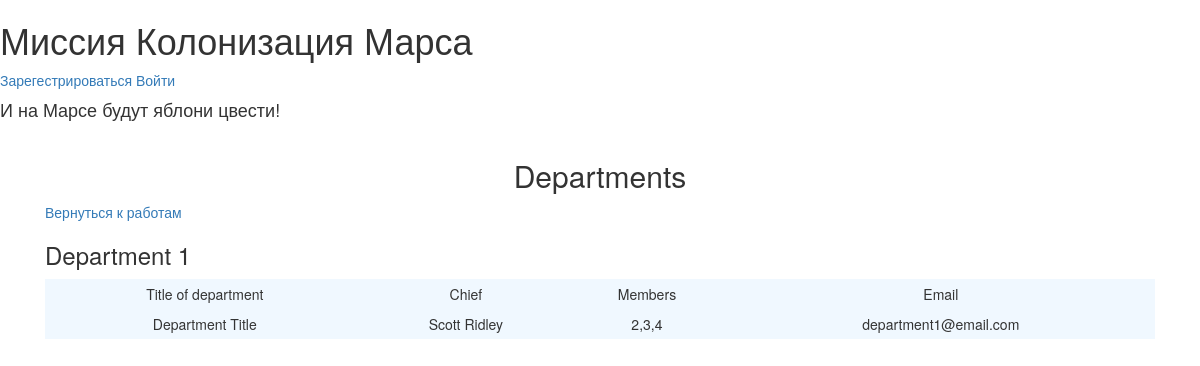
The app's page /departament with its own data.
### data/dapartament.py (models this page shows)
class Department(SqlAlchemyBase, SerializerMixin):
    __tablename__ = 'department'
    id = sa.Column(sa.Integer, primary_key=True, autoincrement=True)
    title = sa.Column(sa.String)
    chief_id = sa.Column(sa.Integer, sa.ForeignKey("users.id"))
    chief = sa.orm.relationship('User')
    members = sa.Column(sa.String)
    email = sa.Column(sa.String)

### data/users.py (models this page shows, shortened)
class User(SqlAlchemyBase, UserMixin, SerializerMixin):
    __tablename__ = 'users'
    id = sqlalchemy.Column(sqlalchemy.Integer,
                           primary_key=True, autoincrement=True)
    surname = sqlalchemy.Column(sqlalchemy.String, nullable=True)
    name = sqlalchemy.Column(sqlalchemy.String, nullable=True)
    age = sqlalchemy.Column(sqlalchemy.Integer, nullable=True)
    position = sqlalchemy.Column(sqlalchemy.String, nullable=True)
    speciality = sqlalchemy.Column(sqlalchemy.String, nullable=True)
    address = sqlalchemy.Column(sqlalchemy.String, nullable=True)
    email = sqlalchemy.Column(sqlalchemy.String,
                              index=True, unique=True, nullable=True)
    hashed_password = sqlalchemy.Column(sqlalchemy.String, nullable=True)
    modified_date = sqlalchemy.Column(sqlalchemy.DateTime,
                                      default=datetime.datetime.now)
    city = sqlalchemy.Column(sqlalchemy.String, nullable=True)

### main.py (the view)
@app.route('/departament')
def departments():
    db_sess = db_session.create_session()
    departments = db_sess.query(Department).all()
    return render_template('departament.html', title='Департаменты', departments=departments)

### data/db_session.py (called while the page is built)
def create_session() -> Session:
    global __factory
    return __factory()

### templates/departament.html (shortened to what this page needs)
{% extends "base.html" %}
{% block content %}
    <h2 align="center">Departments</h2>
    <div class="edit_jobs">
        <a href="/">Вернуться к работам</a>
    </div>
    {% for item in departments %}
        <h3>Department {{ loop.index }}</h3>
        <table class="tbl">
            <tr class="mn">
                <td>Title of department</td>
                <td>Chief</td>
                <td>Members</td>
                <td>Email</td>
            </tr>
            <tr>
                <td>{{ item.title }}</td>
                <td>{{ item.chief.surname }} {{ item.chief.name }}</td>
                <td>{{ item.members }}</td>
                <td>{{ item.email }}</td>
            </tr>
        </table>
    {% endfor %}
{% endblock %}

### static/css/styles.css (style rules this page uses)
.tbl { width: 100%; text-align: center; background-color: aliceblue; line-height: 30px; }

### records on screen
Department: title "Department Title", chief.surname "Scott", chief.name "Ridley", members "2,3,4", email "department1@email.com"
